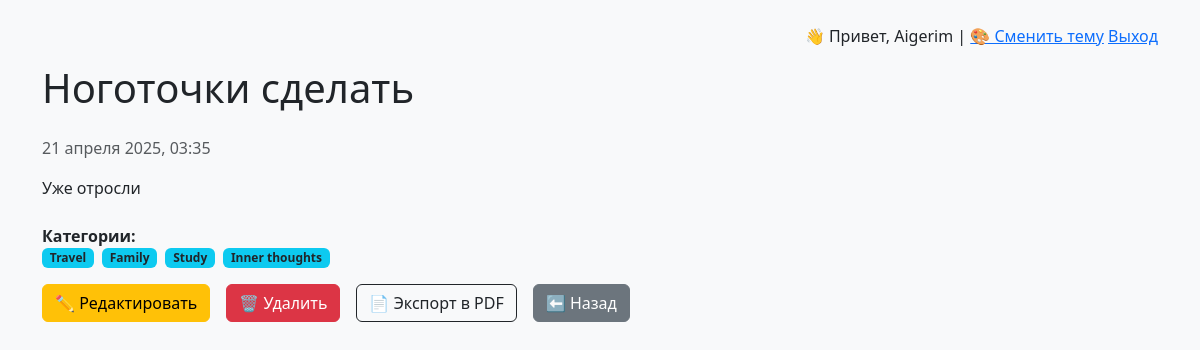
Page /entry/1/ (signed in) on the committed database.
### diary/models.py (models this page shows, shortened)
class DiaryEntry(models.Model):
    objects = DiaryManager()
    user = models.ForeignKey(User, on_delete=models.CASCADE)
    title = models.CharField(max_length=200)
    content = models.TextField()
    categories = models.ManyToManyField(Category, blank=True)
    created_at = models.DateTimeField(auto_now_add=True)
    is_pinned = models.BooleanField(default=False)
    image = models.ImageField(upload_to='diary_images/', blank=True, null=True)

class Category(models.Model):
    name = models.CharField(max_length=100)

### diary/views.py (the view)
# urls.py: path('entry/<int:entry_id>/', views.view_entry, name='view_entry'),
@login_required
def view_entry(request, entry_id):
    entry = get_object_or_404(DiaryEntry, pk=entry_id, user=request.user)
    theme = request.session.get('theme', 'light')
    return render(request, 'diary/view_entry.html', {'entry': entry, 'theme': theme})

### diary/templates/diary/view_entry.html (shortened to what this page needs)
{% extends 'diary/base.html' %}
{% block content %}
<h1 class="mb-4">{{ entry.title }}</h1>
<p class="text-muted">{{ entry.created_at|date:"j E Y, H:i" }}</p>
<div class="mb-4">
    {{ entry.content|linebreaks }}
</div>
{% if entry.categories.all %}
    <div class="mb-3">
        <strong>Категории:</strong>
        <div class="d-flex flex-wrap">
            {% for cat in entry.categories.all %}
                <span class="badge bg-info text-dark me-2">{{ cat.name }}</span>
            {% endfor %}
        </div>
    </div>
{% endif %}
<div class="d-flex gap-2">
    <a href="{% url 'edit_entry' entry.id %}" class="btn btn-warning">✏️ Редактировать</a>
    <a href="{% url 'delete_entry' entry.id %}" class="btn btn-danger ms-2">🗑️ Удалить</a>
    <a href="{% url 'export_entry_pdf' entry.id %}" class="btn btn-outline-dark ms-2">📄 Экспорт в PDF</a>
    <a href="{% url 'home' %}" class="btn btn-secondary ms-2">⬅️ Назад</a>
</div>
{% endblock %}

### diary/templates/diary/base.html (shortened to what this page needs)
<!DOCTYPE html>
<html lang="ru">
<head>
    <link href="https://cdn.jsdelivr.net/npm/bootstrap@5.3.3/dist/css/bootstrap.min.css" rel="stylesheet">
</head>
<body class="{% if request.session.theme == 'pink' %}pink-theme{% else %}bg-light{% endif %}">
<div class="container py-4">
    <p class="text-end">
        👋 Привет, {{ user.username }} |
        <a href="{% url 'toggle_theme' %}">🎨 Сменить тему</a>
        <a href="{% url 'logout' %}">Выход</a>
    </p>
    {% block content %}{% endblock %}
</div>
</body>
</html>

### diary/templates/diary/base.html (style rules this page uses)
.btn { padding: 10px 20px; border: none; background-color: #008CBA; color: white; text-decoration: none; border-radius: 5px; font-weight: bold; }
.btn-secondary { background-color: #6c757d; }

### rows in the picture
DiaryEntry: title "Ноготочки сделать", created_at "21 апреля 2025, 03:35", content "Уже отросли"
Category: name "Travel"
Category: name "Family"
Category: name "Study"
Category: name "Inner thoughts"

### other values in the picture
{{ user.username }} "Aigerim"
